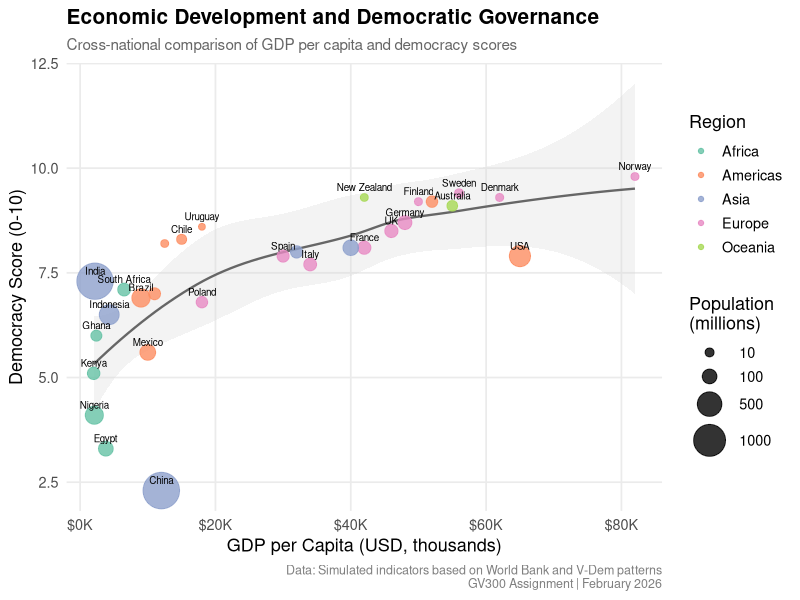

This chart was generated by the following R code:
## ---- chunk 1
knitr::opts_chunk$set(echo = TRUE, message = FALSE, warning = FALSE)
## ---- chunk 2
library(ggplot2)
library(dplyr)

# Create a simulated cross-national dataset for analysis
set.seed(42)

countries <- data.frame(
  country = c("Norway", "Sweden", "Denmark", "Finland", "Germany",
               "France", "UK", "Spain", "Italy", "Poland",
               "USA", "Canada", "Mexico", "Brazil", "Argentina",
               "Japan", "South Korea", "India", "China", "Indonesia",
               "Nigeria", "South Africa", "Kenya", "Egypt", "Ghana",
               "Australia", "New Zealand", "Chile", "Uruguay", "Costa Rica"),
  gdp_per_capita = c(82000, 56000, 62000, 50000, 48000,
                      42000, 46000, 30000, 34000, 18000,
                      65000, 52000, 10000, 9000, 11000,
                      40000, 32000, 2200, 12000, 4300,
                      2100, 6500, 2000, 3800, 2400,
                      55000, 42000, 15000, 18000, 12500),
  democracy_score = c(9.8, 9.4, 9.3, 9.2, 8.7,
                       8.1, 8.5, 7.9, 7.7, 6.8,
                       7.9, 9.2, 5.6, 6.9, 7.0,
                       8.1, 8.0, 7.3, 2.3, 6.5,
                       4.1, 7.1, 5.1, 3.3, 6.0,
                       9.1, 9.3, 8.3, 8.6, 8.2),
  population_millions = c(5.4, 10.4, 5.8, 5.5, 83.2,
                           67.4, 67.8, 47.4, 60.4, 37.7,
                           331.0, 38.0, 128.9, 212.6, 45.4,
                           125.8, 51.7, 1380.0, 1400.0, 273.5,
                           206.1, 59.3, 53.8, 102.3, 31.1,
                           25.7, 5.1, 19.1, 3.5, 5.1),
  region = c(rep("Europe", 10),
             rep("Americas", 5),
             rep("Asia", 5),
             rep("Africa", 5),
             "Oceania", "Oceania", "Americas", "Americas", "Americas")
)

# Display the first few rows
knitr::kable(head(countries, 10),
             caption = "Sample of country-level indicators",
             digits = 0)
## ---- chunk 3
region_summary <- countries %>%
  group_by(region) %>%
  summarise(
    n_countries    = n(),
    mean_gdp       = mean(gdp_per_capita),
    mean_democracy = mean(democracy_score),
    .groups = "drop"
  ) %>%
  arrange(desc(mean_democracy))

knitr::kable(region_summary,
             col.names = c("Region", "N", "Mean GDP/capita (USD)", "Mean Democracy Score"),
             caption = "Regional averages of GDP per capita and democracy score",
             digits = 1,
             format.args = list(big.mark = ","))
## ---- chunk 4
ggplot(countries, aes(x = gdp_per_capita, y = democracy_score)) +
  geom_smooth(method = "loess", formula = y ~ x,
              color = "grey40", fill = "grey85",
              linewidth = 0.8, alpha = 0.3, se = TRUE) +
  geom_point(aes(color = region, size = population_millions),
             alpha = 0.8) +
  geom_text(aes(label = country),
            size = 2.5, nudge_y = 0.25, check_overlap = TRUE) +
  scale_x_continuous(
    labels = scales::dollar_format(scale = 1/1000, suffix = "K"),
    breaks = seq(0, 80000, 20000)
  ) +
  scale_size_continuous(
    range = c(2, 12),
    name = "Population\n(millions)",
    breaks = c(10, 100, 500, 1000)
  ) +
  scale_color_brewer(palette = "Set2", name = "Region") +
  labs(
    title = "Economic Development and Democratic Governance",
    subtitle = "Cross-national comparison of GDP per capita and democracy scores",
    x = "GDP per Capita (USD, thousands)",
    y = "Democracy Score (0-10)",
    caption = "Data: Simulated indicators based on World Bank and V-Dem patterns\nGV300 Assignment | February 2026"
  ) +
  theme_minimal(base_size = 13) +
  theme(
    plot.title = element_text(face = "bold", size = 15),
    plot.subtitle = element_text(color = "grey40", size = 11),
    plot.caption = element_text(color = "grey50", size = 9),
    legend.position = "right",
    panel.grid.minor = element_blank()
  )
## ---- chunk 5
cor_test <- cor.test(countries$gdp_per_capita, countries$democracy_score)

cat("Pearson correlation between GDP per capita and democracy score:\n")
cat(sprintf("  r = %.3f, p-value = %.4f\n", cor_test$estimate, cor_test$p.value))
cat(sprintf("  95%% CI: [%.3f, %.3f]\n", cor_test$conf.int[1], cor_test$conf.int[2]))
